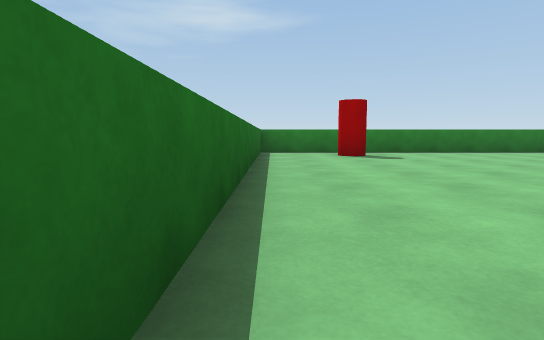
view 1 (above)

12 first-person views from a walk through a Unity game level. The camera is 0.72 m above the floor, tilts 6° down and sees 80° across. The floor is counted in squares, 2 m on a side. Each view is taken from the middle of a square. On the plan, view 1 faces up. The plan holds only what a view shows up to about 9 squares ahead; the rest is blank. The player is left out.

view 2
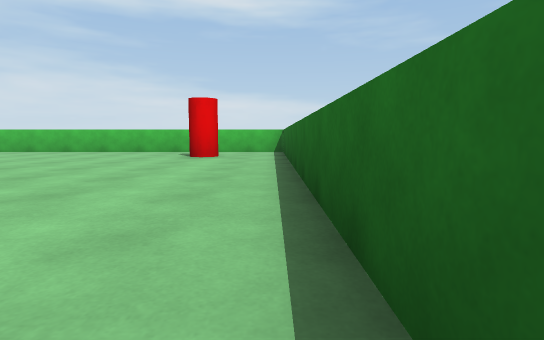

view 3
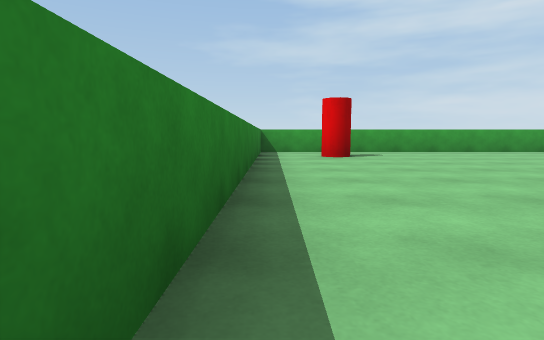

view 4
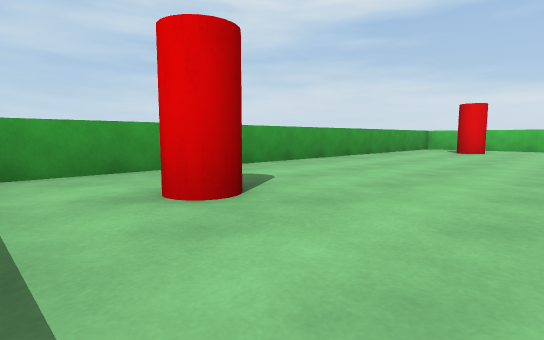

view 5
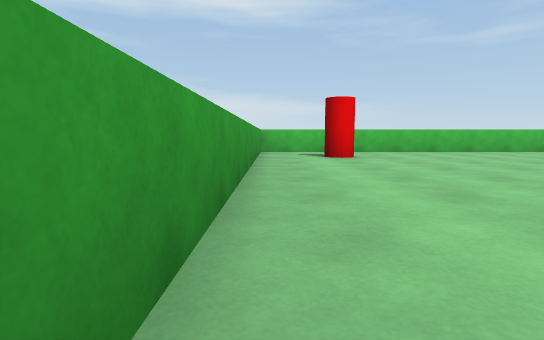

view 6
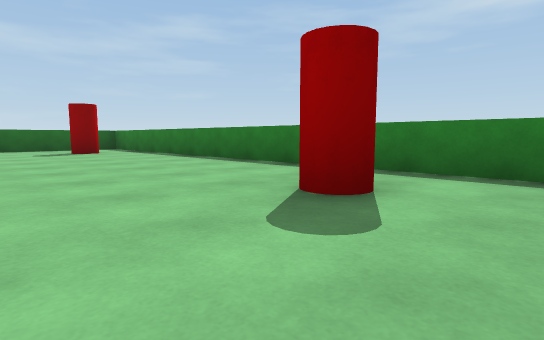

view 7
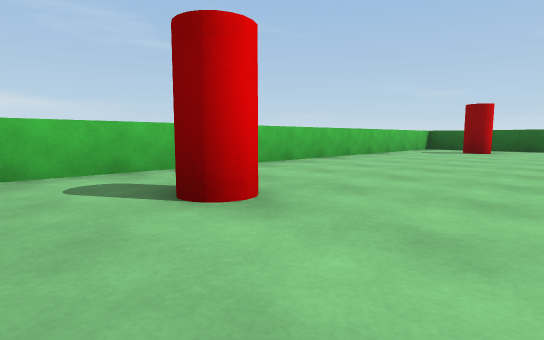

view 8
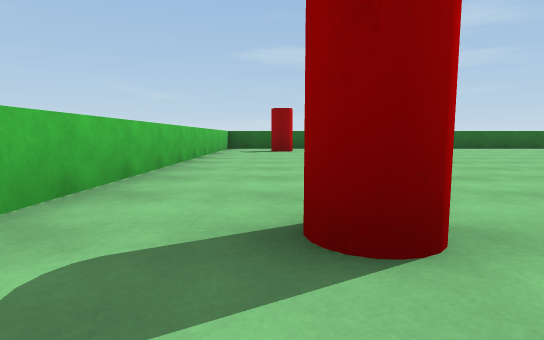

view 9
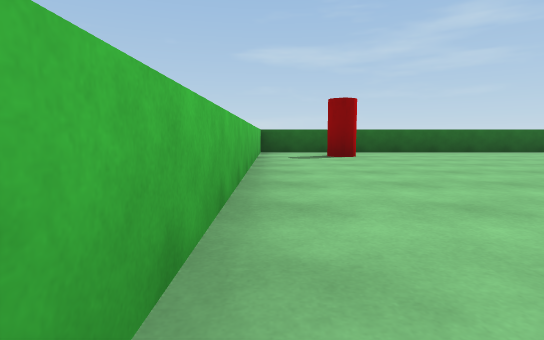

view 10
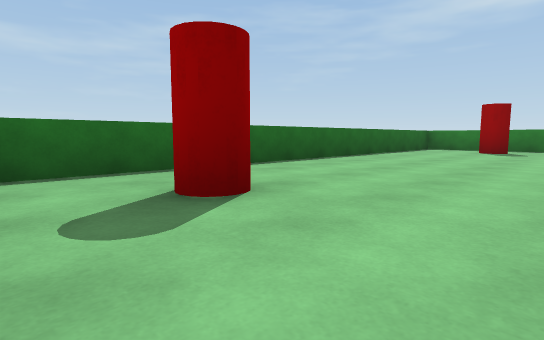

view 11
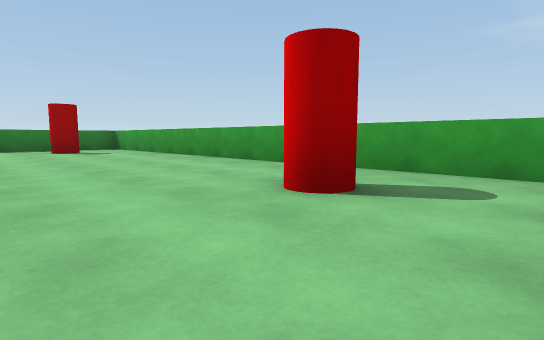

view 12
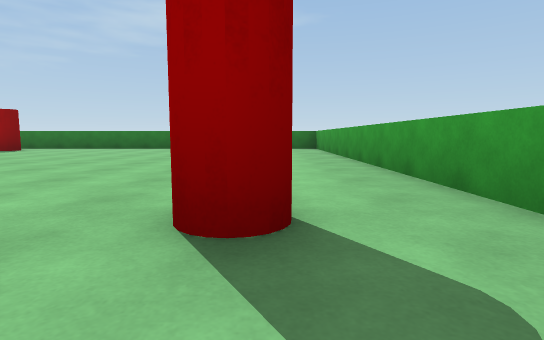

### Floor plan
Key: @ floor where view 1 was taken; # wall or solid block; . floor.
Columns run from 1 left of view 1 to 10 right of it. Each row starts with its distance up from view 1.
  8 ############
  7 #..........#
  6 #..#.....#.#
  5 #..........#
  4 #..........#
  3 #..........#
  2 #..........#
  1 #..........#
  0 #@.........#
 -1 #.#......#.#
 -2 #..........#
 -3 ############

Positions as (right, up) in squares from view 1, and headings:
1: (0, 0), facing up
2: (0, 5), facing down
3: (2, 7), facing right
4: (6, 7), facing down-right
5: (9, 5), facing down
6: (9, 4), facing up-left
7: (9, 1), facing down-left
8: (9, -1), facing left
9: (7, -2), facing left
10: (3, -2), facing up-left
11: (6, -2), facing up-right
12: (8, -2), facing up
